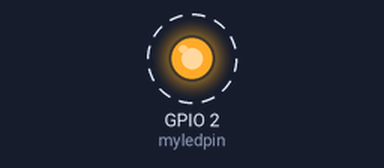
A sketch run on a simulated ESP32. Shown: output pins drawn as LEDs (lit = HIGH). Dashed ring = blinking.

Above: at 0.2 s.
Timing chart, 0 to 3.0 s (numbered marks = the images above):
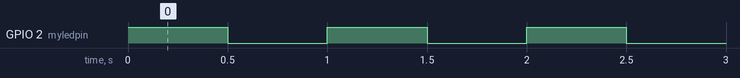

Measured:
- by itself, GPIO 2 (myledpin): alternates HIGH for 0.50 s and LOW for 0.50 s

The sketch:

FreeRTOS-test1.ino
```cpp
// decide that forces us to use only 1 core
#if CONFIG_FREERTOS_UNICORE
static const BaseType_t MyApp_cpu = 0;
#else
static const BaseType_t MyApp_cpu = 1;
#endif

//////////////////////////////////////////////// pin definitions
const int8_t myledpin = LED_BUILTIN;


//////////////////////////////////////////////// tasks
void Blink_Led(void *some_parameter)
{
  while (1)
  {
    digitalWrite(myledpin, HIGH);
    vTaskDelay(500 / portTICK_PERIOD_MS);
// delay is measured in ticks and we want 500ms , so we divide 500 by the number of ticks in a ms
// by default a tick in 1ms BUT it can ne both lareg or smaller
    digitalWrite(myledpin, LOW);
    vTaskDelay(500 / portTICK_PERIOD_MS);

  }
}

//////////////////////////////////////////////// main loops

void setup()
{
  // put your setup code here, to run once:
  pinMode(myledpin, OUTPUT);


//  task to run forever
 xTaskCreatePinnedToCore(    // ESP32 exclusive function use xTaskCreate() for vanilla FreeRTOS BUT that has no core selection parameter
   Blink_Led,   // the function that will be called
   "MMY blinker task",   // task name , not sure WHY it is needed
   1024,   // stack size (bytes for ESP32, words in vanilla), there is a min that is set in setings but 1k is ok for this
   NULL, // parapeter to be passed to fucntion , i think it is some sort of input data/seting
   1,  // task priority , larger number is higher priority , max number is set in setting ,25 by default so 0-24 are the available lvls
   NULL,   // task handle , no idea what this is
   MyApp_cpu);  // run the task on a certain core (this thing is ESP32 ONLY!)

//  In vnilla FreeRTOS one needs to call VTaskStartSkedualer() in the main loop in order to start it all (AFTER all tasks were set up)
}

void loop()
{
  // put your main code here, to run repeatedly:
}
```
